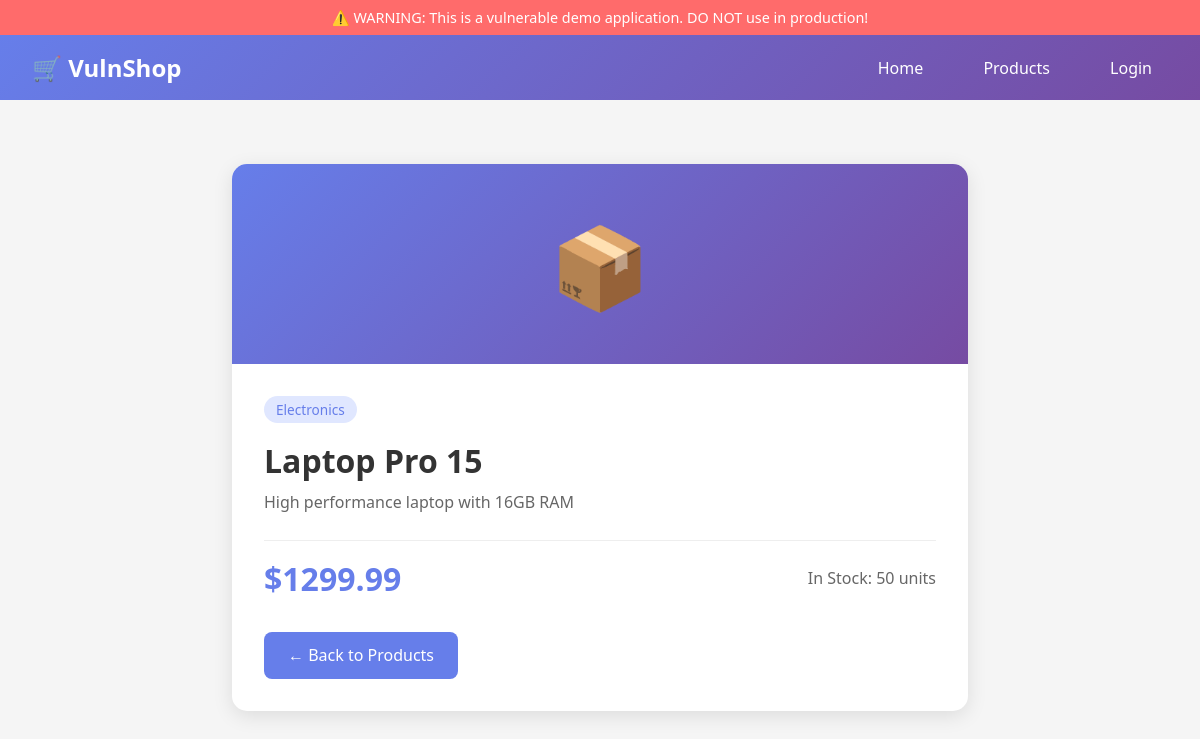
Page /product/1 on the committed database.
### tables this page shows
CREATE TABLE products (
            id INTEGER PRIMARY KEY AUTOINCREMENT,
            name TEXT NOT NULL,
            description TEXT,
            price REAL,
            category TEXT,
            stock INTEGER DEFAULT 0
        );

### app.py (the view)
@app.route('/product/<int:product_id>')
def product_detail(product_id):
    conn = get_db()
    cursor = conn.cursor()
    query = f"SELECT * FROM products WHERE id = {product_id}"
    print(f"[DEBUG] Executing query: {query}")
    try:
        cursor.execute(query)
        product = cursor.fetchone()
    except Exception as e:
        product = None
        print(f"[ERROR] {str(e)}")
    conn.close()
    return render_template('product_detail.html', product=product)

### app.py (called while the page is built)
def get_db():
    conn = sqlite3.connect(DATABASE)
    conn.row_factory = sqlite3.Row
    return conn

### templates/product_detail.html (shortened to what this page needs)
<!DOCTYPE html>
<html lang="en">
<head>
</head>
<body>
    <div class="warning-banner">
        ⚠️ WARNING: This is a vulnerable demo application. DO NOT use in production!
    </div>
    <nav>
        <a href="/" class="logo">🛒 VulnShop</a>
        <div class="nav-links">
            <a href="/">Home</a>
            <a href="/products">Products</a>
            <a href="/login">Login</a>
        </div>
    </nav>
    <main class="container">
        {% if product %}
        <div class="product-detail">
            <div class="product-header">📦</div>
            <div class="product-body">
                <span class="category-badge">{{ product['category'] }}</span>
                <h1>{{ product['name'] }}</h1>
                <p class="description">{{ product['description'] }}</p>
                <div class="product-meta">
                    <span class="price">${{ "%.2f"|format(product['price']) }}</span>
                    <span class="stock">In Stock: {{ product['stock'] }} units</span>
                </div>
                <a href="/products" class="btn-back">← Back to Products</a>
            </div>
        </div>
        {% endif %}
    </main>
</body>
</html>

### templates/product_detail.html (style rules this page uses)
* { margin: 0; padding: 0; box-sizing: border-box; }
body { font-family: 'Segoe UI', Tahoma, Geneva, Verdana, sans-serif; background: #f5f5f5; min-height: 100vh; }
nav { background: linear-gradient(135deg, #667eea 0%, #764ba2 100%); padding: 1rem 2rem; display: flex; justify-content: space-between; align-items: center; }
nav .logo { color: white; font-size: 1.5rem; font-weight: bold; text-decoration: none; }
nav .nav-links a { color: white; text-decoration: none; margin-left: 1.5rem; padding: 0.5rem 1rem; border-radius: 5px; transition: background 0.3s; }
.container { max-width: 800px; margin: 2rem auto; padding: 2rem; }
.product-detail { background: white; border-radius: 15px; overflow: hidden; box-shadow: 0 5px 20px rgba(0,0,0,0.1); }
.product-header { height: 200px; background: linear-gradient(135deg, #667eea 0%, #764ba2 100%); display: flex; justify-content: center; align-items: center; font-size: 5rem; }
.product-body { padding: 2rem; }
.product-body h1 { color: #333; margin-bottom: 0.5rem; }
.category-badge { display: inline-block; padding: 0.25rem 0.75rem; background: #e0e7ff; color: #667eea; border-radius: 20px; font-size: 0.85rem; margin-bottom: 1rem; }
.description { color: #666; line-height: 1.6; margin-bottom: 1.5rem; }
.product-meta { display: flex; justify-content: space-between; align-items: center; padding: 1rem 0; border-top: 1px solid #eee; }
.price { font-size: 2rem; font-weight: bold; color: #667eea; }
.stock { color: #666; }
.btn-back { display: inline-block; margin-top: 1rem; padding: 0.8rem 1.5rem; background: #667eea; color: white; text-decoration: none; border-radius: 8px; transition: background 0.3s; }
.warning-banner { background: #ff6b6b; color: white; text-align: center; padding: 0.5rem; font-size: 0.9rem; }

### rows in the picture
products: category "Electronics", name "Laptop Pro 15", description "High performance laptop with 16GB RAM", price "1299.99", stock "50"
